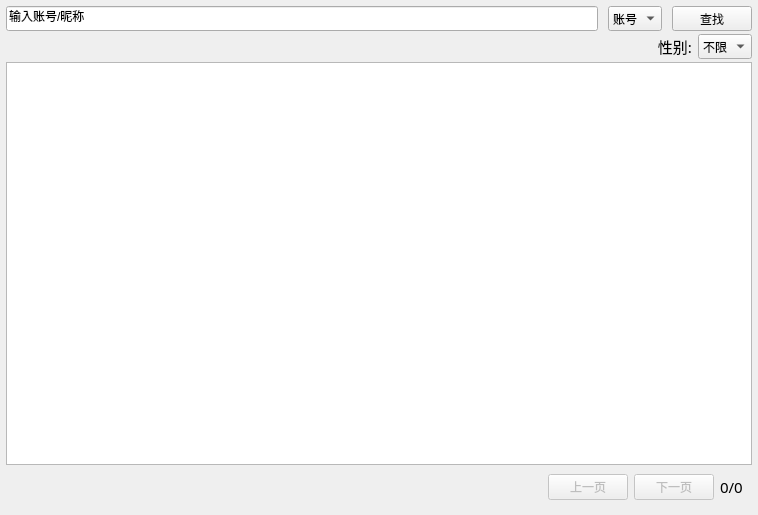
<?xml version="1.0" encoding="UTF-8"?>
<ui version="4.0">
 <class>UserManagerForm</class>
 <widget class="QWidget" name="UserManagerForm">
  <property name="geometry">
   <rect>
    <x>0</x>
    <y>0</y>
    <width>758</width>
    <height>515</height>
   </rect>
  </property>
  <property name="sizePolicy">
   <sizepolicy hsizetype="Expanding" vsizetype="Expanding">
    <horstretch>0</horstretch>
    <verstretch>0</verstretch>
   </sizepolicy>
  </property>
  <property name="windowTitle">
   <string>Form</string>
  </property>
  <layout class="QVBoxLayout" name="verticalLayout_2">
   <property name="spacing">
    <number>0</number>
   </property>
   <property name="leftMargin">
    <number>0</number>
   </property>
   <property name="topMargin">
    <number>0</number>
   </property>
   <property name="rightMargin">
    <number>0</number>
   </property>
   <property name="bottomMargin">
    <number>0</number>
   </property>
   <item>
    <layout class="QVBoxLayout" name="verticalLayout" stretch="0,0,1,0">
     <property name="leftMargin">
      <number>6</number>
     </property>
     <property name="topMargin">
      <number>6</number>
     </property>
     <property name="rightMargin">
      <number>6</number>
     </property>
     <property name="bottomMargin">
      <number>6</number>
     </property>
     <item>
      <layout class="QHBoxLayout" name="horizontalLayout_2" stretch="1,0,0">
       <property name="spacing">
        <number>10</number>
       </property>
       <item>
        <widget class="QLineEdit" name="keyWordLineEdit">
         <property name="sizePolicy">
          <sizepolicy hsizetype="Expanding" vsizetype="Expanding">
           <horstretch>0</horstretch>
           <verstretch>0</verstretch>
          </sizepolicy>
         </property>
         <property name="text">
          <string>输入账号/昵称</string>
         </property>
        </widget>
       </item>
       <item>
        <widget class="QComboBox" name="typeComboBox">
         <property name="sizePolicy">
          <sizepolicy hsizetype="Expanding" vsizetype="Maximum">
           <horstretch>0</horstretch>
           <verstretch>0</verstretch>
          </sizepolicy>
         </property>
         <property name="maximumSize">
          <size>
           <width>16777215</width>
           <height>25</height>
          </size>
         </property>
         <item>
          <property name="text">
           <string>账号</string>
          </property>
         </item>
         <item>
          <property name="text">
           <string>昵称</string>
          </property>
         </item>
         <item>
          <property name="text">
           <string>性别</string>
          </property>
         </item>
        </widget>
       </item>
       <item>
        <widget class="QPushButton" name="searchBtn">
         <property name="sizePolicy">
          <sizepolicy hsizetype="Expanding" vsizetype="Maximum">
           <horstretch>0</horstretch>
           <verstretch>0</verstretch>
          </sizepolicy>
         </property>
         <property name="maximumSize">
          <size>
           <width>16777215</width>
           <height>25</height>
          </size>
         </property>
         <property name="text">
          <string>查找</string>
         </property>
         <property name="icon">
          <iconset resource="../res/IM.qrc">
           <normaloff>:/image/search.ico</normaloff>:/image/search.ico</iconset>
         </property>
         <property name="iconSize">
          <size>
           <width>24</width>
           <height>20</height>
          </size>
         </property>
        </widget>
       </item>
      </layout>
     </item>
     <item>
      <layout class="QHBoxLayout" name="horizontalLayout" stretch="1,1,0,0">
       <property name="spacing">
        <number>6</number>
       </property>
       <property name="leftMargin">
        <number>0</number>
       </property>
       <property name="topMargin">
        <number>0</number>
       </property>
       <property name="rightMargin">
        <number>0</number>
       </property>
       <property name="bottomMargin">
        <number>0</number>
       </property>
       <item>
        <widget class="QToolButton" name="refreshBtn">
         <property name="toolTip">
          <string>刷新</string>
         </property>
         <property name="text">
          <string/>
         </property>
         <property name="icon">
          <iconset resource="../res/IM.qrc">
           <normaloff>:/image/gnome_view_refresh.png</normaloff>:/image/gnome_view_refresh.png</iconset>
         </property>
         <property name="iconSize">
          <size>
           <width>24</width>
           <height>24</height>
          </size>
         </property>
         <property name="autoRaise">
          <bool>true</bool>
         </property>
        </widget>
       </item>
       <item>
        <spacer name="horizontalSpacer">
         <property name="orientation">
          <enum>Qt::Horizontal</enum>
         </property>
         <property name="sizeHint" stdset="0">
          <size>
           <width>348</width>
           <height>20</height>
          </size>
         </property>
        </spacer>
       </item>
       <item>
        <widget class="QLabel" name="label">
         <property name="sizePolicy">
          <sizepolicy hsizetype="Expanding" vsizetype="Expanding">
           <horstretch>0</horstretch>
           <verstretch>0</verstretch>
          </sizepolicy>
         </property>
         <property name="font">
          <font>
           <family>微软雅黑</family>
           <pointsize>10</pointsize>
          </font>
         </property>
         <property name="layoutDirection">
          <enum>Qt::LeftToRight</enum>
         </property>
         <property name="text">
          <string>&lt;html&gt;&lt;head/&gt;&lt;body&gt;&lt;p&gt;&lt;span style=&quot; font-size:11pt;&quot;&gt;性别:&lt;/span&gt;&lt;/p&gt;&lt;/body&gt;&lt;/html&gt;</string>
         </property>
         <property name="alignment">
          <set>Qt::AlignRight|Qt::AlignTrailing|Qt::AlignVCenter</set>
         </property>
        </widget>
       </item>
       <item>
        <widget class="QComboBox" name="sexComboBox">
         <property name="sizePolicy">
          <sizepolicy hsizetype="Expanding" vsizetype="Maximum">
           <horstretch>0</horstretch>
           <verstretch>0</verstretch>
          </sizepolicy>
         </property>
         <property name="minimumSize">
          <size>
           <width>0</width>
           <height>25</height>
          </size>
         </property>
         <property name="maximumSize">
          <size>
           <width>16777215</width>
           <height>25</height>
          </size>
         </property>
         <item>
          <property name="text">
           <string>不限</string>
          </property>
         </item>
         <item>
          <property name="text">
           <string>男</string>
          </property>
         </item>
         <item>
          <property name="text">
           <string>女</string>
          </property>
         </item>
        </widget>
       </item>
      </layout>
     </item>
     <item>
      <widget class="QTableView" name="tableView">
       <property name="contextMenuPolicy">
        <enum>Qt::CustomContextMenu</enum>
       </property>
       <property name="editTriggers">
        <set>QAbstractItemView::NoEditTriggers</set>
       </property>
       <property name="selectionBehavior">
        <enum>QAbstractItemView::SelectItems</enum>
       </property>
      </widget>
     </item>
     <item>
      <widget class="QWidget" name="widget" native="true">
       <layout class="QHBoxLayout" name="horizontalLayout_4">
        <item>
         <layout class="QHBoxLayout" name="horizontalLayout_3">
          <item>
           <spacer name="horizontalSpacer_2">
            <property name="orientation">
             <enum>Qt::Horizontal</enum>
            </property>
            <property name="sizeHint" stdset="0">
             <size>
              <width>508</width>
              <height>20</height>
             </size>
            </property>
           </spacer>
          </item>
          <item>
           <widget class="QPushButton" name="prePageBtn">
            <property name="enabled">
             <bool>false</bool>
            </property>
            <property name="text">
             <string>上一页</string>
            </property>
           </widget>
          </item>
          <item>
           <widget class="QPushButton" name="nextPageBtn">
            <property name="enabled">
             <bool>false</bool>
            </property>
            <property name="text">
             <string>下一页</string>
            </property>
           </widget>
          </item>
          <item>
           <widget class="QLabel" name="cur_allPageLbl">
            <property name="font">
             <font>
              <family>微软雅黑</family>
              <pointsize>11</pointsize>
             </font>
            </property>
            <property name="layoutDirection">
             <enum>Qt::LeftToRight</enum>
            </property>
            <property name="text">
             <string>0/0</string>
            </property>
           </widget>
          </item>
         </layout>
        </item>
       </layout>
      </widget>
     </item>
    </layout>
   </item>
  </layout>
 </widget>
 <resources>
  <include location="../res/IM.qrc"/>
 </resources>
 <connections/>
</ui>
